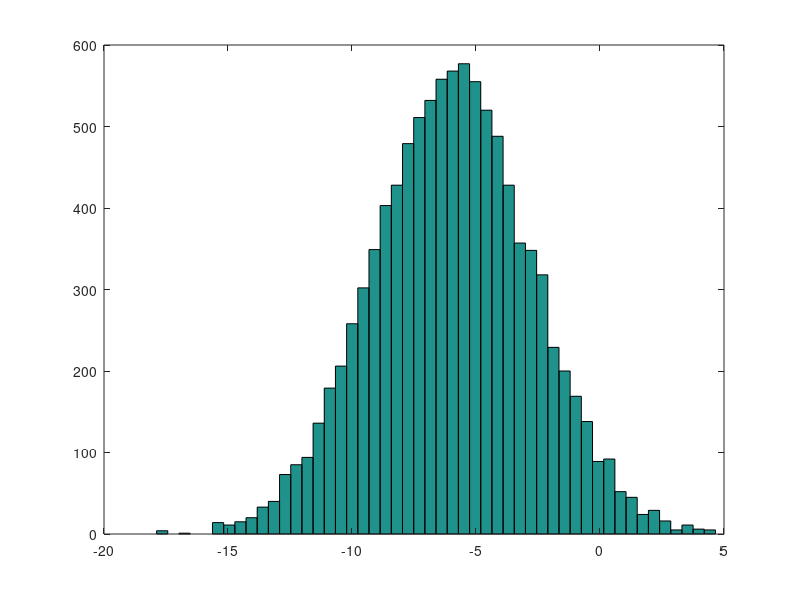

Source code (MATLAB):
a = 100 
b = a*2 

x = "lo"
c = (3>=1)

a = pi
disp(a)
disp(sprintf("2 decimals: %0.2f", a))
disp(sprintf("6 decimals : %0.6f", a))

A = [1,2 ; 3,4 ; 5,6]
M1 = [1,2,3] % 3x1 matrix 
v = [1;2;3]
p = 1:0.1:2
u = 1:6
ones(2,3)
2 * ones(2,3)
zeros(1,3)
rand(4,3) % random numbers 1x3 matrix
randn(2,3) % random numbers from standard normal distribution
w = -6 + sqrt(10)*(randn(1,10000))
hist(w)
hist(w, 50)

eye(4) % identity matrix
help eye



